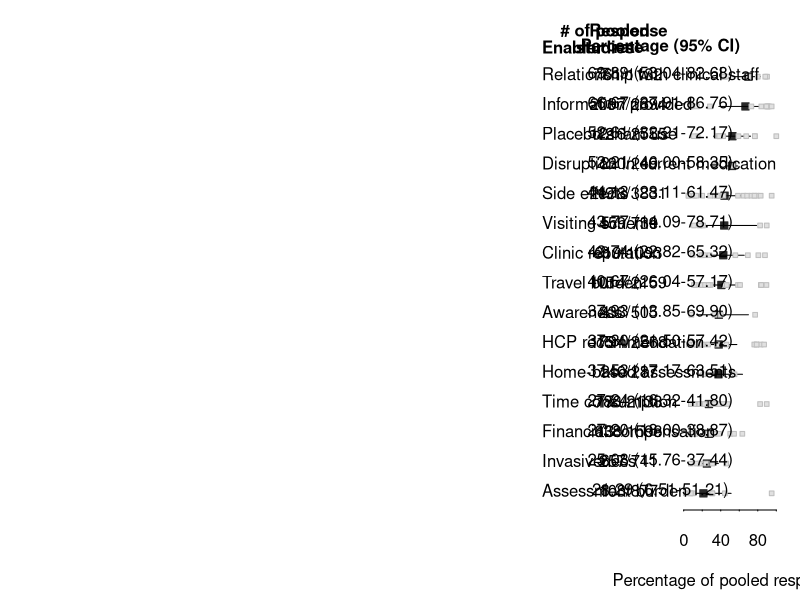

This chart was generated by the following R code:
setwd('/Users/daphneweemering/surfdrive/trial participation/trial-participation/data')

library(readxl)
library(metafor)
library(tidyverse)
library(dplyr)

dat <- read_excel('meta.xlsx')

fclttrs <- list('Assessment burden', 'Awareness', 'Clinic reputation', 
                'Disruption in current medication', 'Financial compensation',
                'HCP recommendation', 'Home-based assessments', 'Information provided',
                'Invasiveness', 'Placebo/sham use', 'Relationship with clinical staff',
                'Side effects', 'Time consumption', 'Travel burden', 'Visiting scheme')

datalist <- list()
for (i in 1:length(fclttrs)){
  datalist[[i]] <- subset(dat, dat$FACILITATOR == fclttrs[[i]])
  datalist[[i]]$mod <- ifelse(datalist[[i]]$DISEASE != 'AD', 0, 1)
}



#### ANALYSIS ####
# overall meta-analyses
store <- matrix(data = NA, nrow = length(datalist), ncol = 23)
colnames(store) <- c('TE', 'LB', 'UB', 'k', 'events', 'total', 'facilitator', 'I2',
                     'H2', 'tau2', 'Q_LRT', 'Qp_LRT','TE_m0', 'TE_m1', 'OR', 'ORp',
                     'nAD_LB', 'nAD_UB', 'OR_LB', 'OR_UB', 'AD_LB', 'AD_UB', 'I2_mod')

for(i in 1:length(datalist)){
  m <- rma.glmm(xi = N, ni = TOTAL, data = datalist[[i]], measure = 'PLO')
  if(length(datalist[[i]]$mod) > 2){
    mmod <- update(m, mods = mod)
    predicted <- stats::predict(mmod, newdata = data.frame(mods = c(0,1)))
  }
  
  # main outcomes
  mb <- predict(m, transf = transf.ilogit, digits = 4)
  store[i, 1] <- mb$pred*100
  store[i, 2] <- mb$ci.lb*100
  store[i, 3] <- mb$ci.ub*100
  store[i, 4] <- m$k
  store[i, 5] <- sum(datalist[[i]]$N)
  store[i, 6] <- sum(m$ni)
  store[i, 7] <- datalist[[i]]$FACILITATOR[[1]]
  datalist[[i]]$sep_prop <- (datalist[[i]]$N/datalist[[i]]$TOTAL)*100
  
  if(length(datalist[[i]]$mod) > 2){
    # heterogeneity statistics
    store[i, 8] <- m$I2
    store[i, 9] <- m$H2
    store[i, 10] <- m$tau2
    store[i, 11] <- m$QE.LRT
    store[i, 12] <- m$QEp.LRT
    
    # estimates with moderator
    store[i, 13] <- exp(mmod$beta[1])/(1 + exp(mmod$beta[1]))*100
    store[i, 14] <- exp(mmod$beta[1] + mmod$beta[2])/(1 + exp(mmod$beta[1] + mmod$beta[2]))*100
    store[i, 15] <- exp(mmod$beta[2])
    store[i, 16] <- mmod$pval[2]
    store[i, 17] <- plogis(mmod$ci.lb[[1]])*100
    store[i, 18] <- plogis(mmod$ci.ub[[1]])*100
    store[i, 19] <- exp(mmod$ci.lb[[2]])
    store[i, 20] <- exp(mmod$ci.ub[[2]])
    store[i, 21] <- plogis(predicted$ci.lb[[1]])*100
    store[i, 22] <- plogis(predicted$ci.ub[[1]])*100
    store[i, 23] <- mmod$I2
  }
  
}

datalist <- datalist[order(store[, 'TE'])]
store <- store[order(store[, 'TE'], decreasing = F),]

#### FIGURE ####
pdf(file = '/Users/daphneweemering/surfdrive/trial participation/trial-participation/figures/figure3.pdf', 
    width = 11.7, height = 7)

par(mar = c(4.5, 34, 3, 1), tck = -0.01, xpd = T)
plot(as.numeric(store[, 'TE']), 1:nrow(store), pch = 22, cex = 1.1, frame.plot = F, 
     axes = F, ylab = '', xlab = 'Percentage of pooled responses', xlim = c(0, 100), 
     col = 'grey16', bg = 'grey16')
segments(x0 = as.numeric(store[, 'UB']), y0 = 1:nrow(store), 
         x1 = as.numeric(store[, 'LB']), y1 = 1:nrow(store))
axis(1, cex.axis = 1)
for(i in 1:length(datalist)){
  points(datalist[[i]]$sep_prop, rep(i, times = nrow(datalist[[i]])), pch = 22, 
         col = 'grey', bg = 'grey88', cex = 0.7)
}

# estimates
for (i in 1:length(datalist)){
  text(x = -153, y = i+0.1, datalist[[i]]$FACILITATOR[1], cex = 1, adj = c(0,0.5))
  text(x = -85, y = i+0.1, store[i,'k'], cex = 1)
  text(x = -60, y = i+0.1, paste0(store[i, 'events'], '/', store[i, 'total']), cex = 1)
  text(x = -25, y = i+0.1, paste0(format(round(as.numeric(store[i, 'TE']), 2), nsmall = 2), ' (',
                                  format(round(as.numeric(store[i, 'LB']), 2), nsmall = 2), '-',
                                  format(round(as.numeric(store[i, 'UB']), 2), nsmall = 2), ')'), cex = 1)
  
}

# headers
text(x = -153, y = 16, 'Enabler', cex = 1, adj = c(0,0.5), font = 2)
text(x = -85, y = 16.5, '# of pooled', cex = 1, font = 2)
text(x = -85, y = 16, 'studies', cex = 1, font = 2)
text(x = -60, y = 16.5, 'Response', cex = 1, font = 2)
text(x = -60, y = 16, 'rate', cex = 1, font = 2)
text(x = -25, y = 16, 'Percentage (95% CI)', cex = 1, font = 2)


dev.off()
